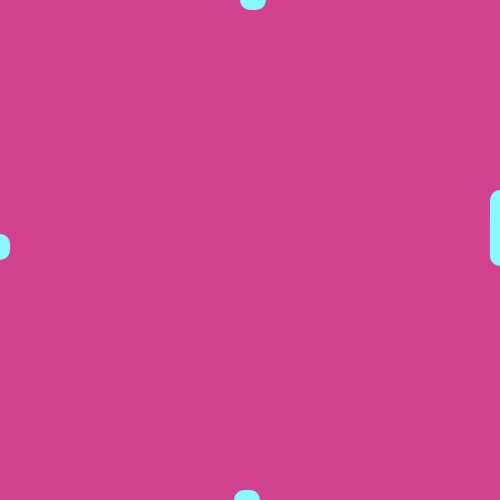
Frame 1 (no input)
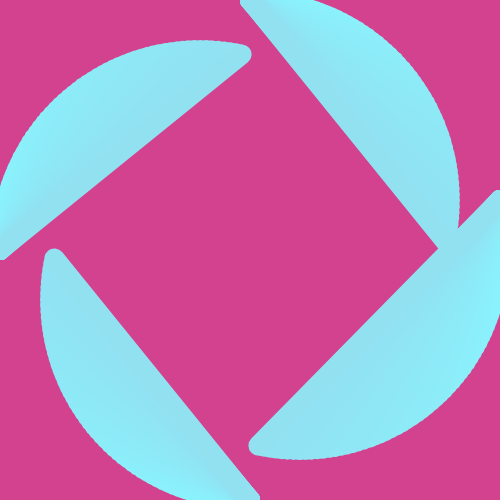
Frame 60 (no input)
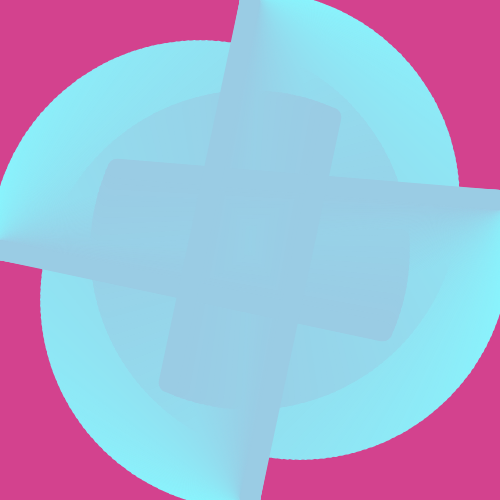
Frame 120 (the mouse pressed at the canvas centre since frame 60)

The p5.js sketch that drew these frames (run headless with seeded random() and noise() and a simulated clock; from frame 60 on, the mouse is pressed at the canvas centre):

// p5.js sketch
// ── sketch.js
function setup() {
  createCanvas(500,500);
  background('#d3428e');
  angleMode(DEGREES);
  frameRate(60);

}

function draw() {
   
  
  translate(100,50);
  var a = 1.7*(frameCount);
  var b = frameCount/500;
  
  strokeWeight(20);
  stroke(lerpColor(color('#88f7ff'),color('#d3428e'),b));
  /* la circonferenza non è più unitaria quindi prima 
  moltiplichi il sin(a)*250 poi aggiungi il punto 0 = 250 */
  line(400, 150, 200*(1+cos(a)), 200*(1+sin(a)));
  

  translate(300,400);
  rotate(180, 180);
  line(400, 200, 200*(1+cos(a)), 200*(1+sin(a)));

  
  translate(350, 50);
  rotate(90, 90);
  line(400, 200, 200*(1+cos(a)), 200*(1+sin(a)));
  
  translate(300, 400);
  rotate(180, 180);
  line(400, 200, 200*(1+cos(a)), 200*(1+sin(a)));

  
 
}
